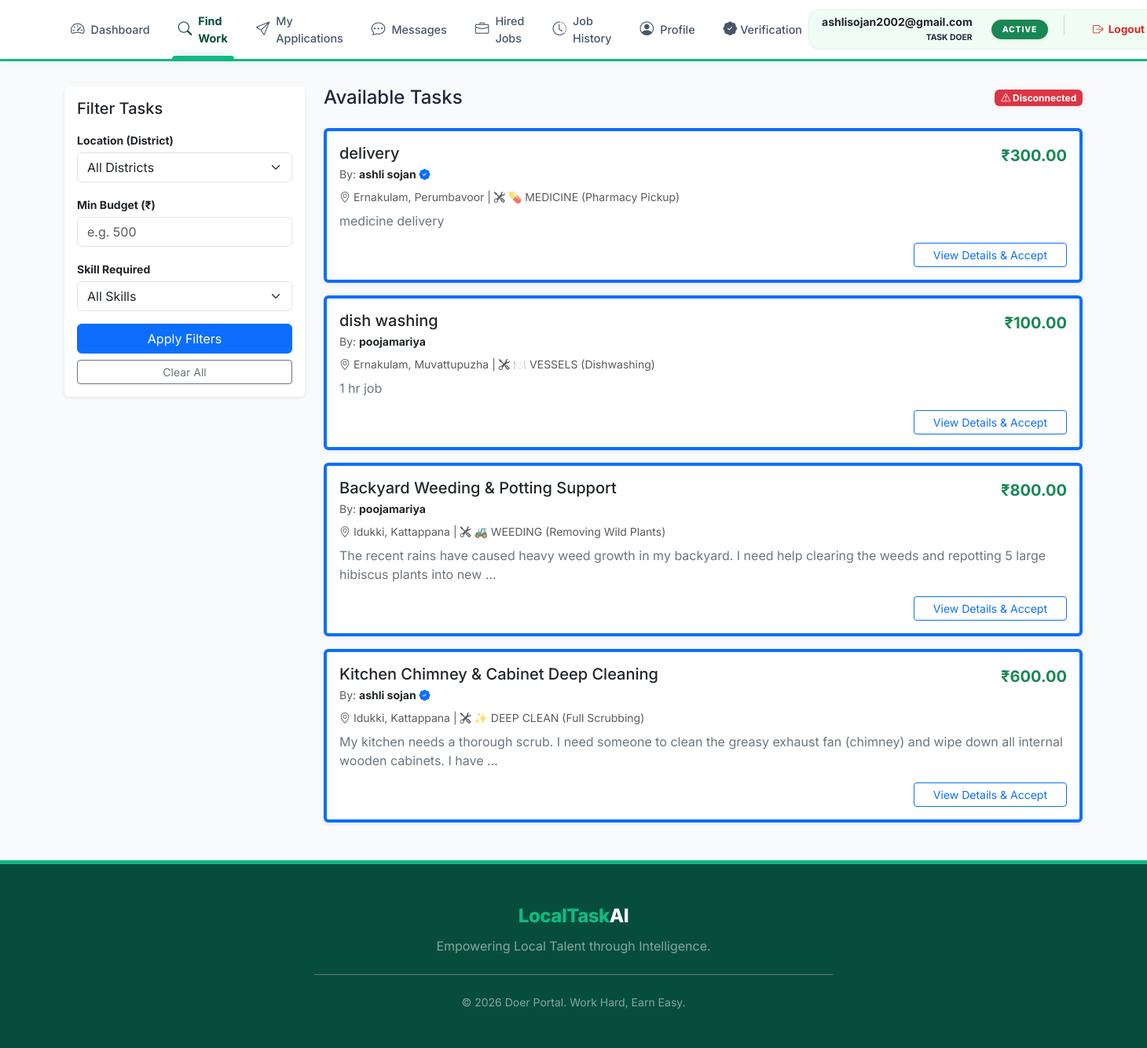
Page /task-feed/ (signed in) on the committed database.
### accounts/models.py (models this page shows, shortened)
class User(AbstractUser):
    name = models.CharField(max_length=100)
    email = models.EmailField(unique=True)
    phone = models.CharField(max_length=15)
    ROLE_CHOICES = (
        ('giver', 'Giver'),
        ('doer', 'Doer'),
        ('admin', 'Admin'),
    )
    role = models.CharField(max_length=10, choices=ROLE_CHOICES)
    adhar_photo = models.ImageField(upload_to='adhar_photos/', null=True, blank=True)
    photo = models.ImageField(upload_to='profile_photos/', null=True, blank=True)
    certificate_file = models.FileField(upload_to='certificates/', null=True, blank=True)
    verification_attempts = models.IntegerField(default=0)
    approval_status = models.CharField(max_length=20, default='pending')
    status = models.CharField(max_length=20, default='Active')
    verification_live_photo = models.ImageField(
    upload_to='verification/live_photos/',
    null=True,
    blank=True
)
    USERNAME_FIELD = 'email'
    REQUIRED_FIELDS = ['username', 'name']

### giver/models.py (models this page shows, shortened)
class Task(models.Model):
    STATUS_CHOICES = [
        ('Open', 'Open'),
        ('Accepted', 'Accepted'),
        ('Completed', 'Completed'),
        ('Cancelled', 'Cancelled'),
        ('Expired', 'Expired'),
    ]
    giver = models.ForeignKey(settings.AUTH_USER_MODEL, on_delete=models.CASCADE, related_name='tasks_posted')
    doer = models.ForeignKey(settings.AUTH_USER_MODEL, on_delete=models.SET_NULL, null=True, blank=True, related_name='tasks_accepted')
    category = models.ForeignKey(Category, on_delete=models.CASCADE)
    skill = models.ForeignKey(Skill, on_delete=models.CASCADE)
    district = models.ForeignKey(District, on_delete=models.SET_NULL, null=True)
    place = models.ForeignKey(Place, on_delete=models.SET_NULL, null=True)
    pincode = models.ForeignKey(Pincode, on_delete=models.SET_NULL, null=True)
    title = models.CharField(max_length=150)
    description = models.TextField()
    budget = models.DecimalField(max_digits=10, decimal_places=2)
    status = models.CharField(max_length=30, choices=STATUS_CHOICES, default='Open')
    created_at = models.DateTimeField(auto_now_add=True)
    expiry_at = models.DateTimeField(null=True, blank=True)
    deadline_datetime = models.DateTimeField()
    is_active = models.BooleanField(default=True)

### adminpanel/models.py (models this page shows, shortened)
class District(models.Model):
    district_name = models.CharField(max_length=100)
    status = models.CharField(max_length=20, default='Active')

class Place(models.Model):
    district = models.ForeignKey(District, on_delete=models.CASCADE, related_name='places')
    place_name = models.CharField(max_length=100)
    status = models.CharField(max_length=20, default='Active')

class Skill(models.Model):
    category = models.ForeignKey(Category, on_delete=models.CASCADE, related_name='skills')
    skill_name = models.CharField(max_length=100)
    status = models.CharField(max_length=20, default='Active')

### doer/views.py (the view)
# urls.py: path('task-feed/', views.doer_task_feed, name='doer_task_feed'),
@login_required
def doer_task_feed(request):
    tasks = Task.objects.filter(is_active=True, status='Open').order_by('-created_at')
    district_id = request.GET.get('district')
    skill_id = request.GET.get('skill')
    min_budget = request.GET.get('min_budget') # Added this
    if district_id:
        tasks = tasks.filter(district_id=district_id)
    if skill_id:
        tasks = tasks.filter(skill_id=skill_id)
    if min_budget:
        tasks = tasks.filter(budget__gte=min_budget) # Filter tasks with budget >= min_budget
    context = {
        'tasks': tasks,
        'districts': District.objects.all(),
        'skills': Skill.objects.all(),
    }
    return render(request, 'doer/task_feed.html', context)

### doer/templates/doer/task_feed.html (shortened to what this page needs)
{% extends 'doer/base_doer.html' %}
{% block content %}
<div class="row">
    <div class="col-md-3">
        <div class="card shadow-sm p-3 border-0">
            <h5 class="mb-3">Filter Tasks</h5>
            <form method="GET">
                <div class="mb-3">
                    <label class="small fw-bold">Location (District)</label>
                    <select name="district" class="form-select mt-1">
                        <option value="">All Districts</option>
                    </select>
                </div>
                <div class="mb-3">
                    <label class="small fw-bold">Min Budget (₹)</label>
                    <input type="number" name="min_budget" class="form-control mt-1"
                           placeholder="e.g. 500" value="{{ request.GET.min_budget }}">
                </div>
                <div class="mb-3">
                    <label class="small fw-bold">Skill Required</label>
                    <select name="skill" class="form-select mt-1">
                        <option value="">All Skills</option>
                    </select>
                </div>
                <button type="submit" class="btn btn-primary w-100 mb-2">Apply Filters</button>
                <a href="{% url 'doer_task_feed' %}" class="btn btn-outline-secondary btn-sm w-100">Clear All</a>
            </form>
        </div>
    </div>
    <div class="col-md-9">
        <div class="d-flex justify-content-between align-items-center mb-4">
            <h4 class="mb-0">Available Tasks</h4>
            <span class="badge bg-success shadow-sm" id="ws-status">
            </span>
        </div>
        <div id="task-container">
            {% for task in tasks %}
            <div class="card mb-3 shadow-sm border-start border-primary border-4 task-card" id="task-{{ task.id }}">
                <div class="card-body">
                    <div class="d-flex justify-content-between align-items-start">
                        <div>
                            <h5 class="card-title mb-1">{{ task.title }}</h5>
                            <p class="small mb-2">
                                <span class="text-muted">By:</span>
                                <span class="fw-bold">{{ task.giver.name }}</span>
                                {% if task.giver.approval_status == 'Accepted' %}
                                <i class="bi bi-patch-check-fill text-primary" title="Verified Giver"></i>
                                {% endif %}
                            </p>
                        </div>
                        <span class="fw-bold text-success fs-5">₹{{ task.budget }}</span>
                    </div>
                    <p class="text-muted small mb-2">
                        <i class="bi bi-geo-alt"></i> {{ task.district.district_name }}, {{ task.place.place_name }} |
                        <i class="bi bi-tools"></i> {{ task.skill.skill_name }}
                    </p>
                    <p class="card-text text-secondary">{{ task.description|truncatewords:25 }}</p>
                    <div class="d-flex justify-content-end">
                        <a href="{% url 'task_detail' task.id %}" class="btn btn-sm btn-outline-primary px-4">View Details & Accept</a>
                    </div>
                </div>
            </div>
            {% empty %}
            <div class="text-center py-5">
                <i class="bi bi-search text-muted" style="font-size: 3rem;"></i>
                <p class="mt-3 text-muted">No tasks found matching your criteria.</p>
            </div>
            {% endfor %}
        </div>
    </div>
</div>
{% endblock %}

### doer/templates/doer/base_doer.html (shortened to what this page needs)
<!DOCTYPE html>
<html lang="en">
<head>
    <link href="https://cdn.jsdelivr.net/npm/bootstrap@5.3.0/dist/css/bootstrap.min.css" rel="stylesheet">
    <link rel="stylesheet" href="https://cdn.jsdelivr.net/npm/bootstrap-icons@1.11.0/font/bootstrap-icons.css">
</head>
<body>
    <nav class="doer-nav sticky-top">
        <div class="container nav-container">
            <ul class="nav-links">
                <li>
                    <a href="{% url 'doer_home' %}" class="{% if request.resolver_match.url_name == 'doer_home' %}active-link{% endif %}">
                        <i class="bi bi-speedometer2 me-2"></i>Dashboard
                    </a>
                </li>
                <li>
                    <a href="{% url 'doer_task_feed' %}" class="{% if request.resolver_match.url_name == 'doer_task_feed' %}active-link{% endif %}">
                        <i class="bi bi-search me-2"></i>Find Work
                    </a>
                </li>
                <li>
                    <a href="{% url 'my_requests' %}" class="{% if request.resolver_match.url_name == 'my_requests' %}active-link{% endif %}">
                        <i class="bi bi-send me-2"></i>My Applications
                    </a>
                </li>
                <li>
                    <a href="{% url 'doer_chat_inbox' %}" class="{% if 'messages' in request.path %}active-link{% endif %}">
                        <i class="bi bi-chat-dots me-2"></i>Messages
                    </a>
                </li>
                <li>
                    <a href="{% url 'doer_hired_jobs' %}" class="{% if request.resolver_match.url_name == 'doer_hired_jobs' %}active{% endif %}">
                        <i class="bi bi-briefcase me-2"></i>Hired Jobs
                    </a>
                </li>
                <li>
                    <a href="{% url 'doer_completed_history' %}" class="{% if request.resolver_match.url_name == 'doer_completed_history' %}active{% endif %}">
                        <i class="bi bi-clock-history me-2"></i>Job History
                    </a>
                </li>
                <li>
                    <a href="{% url 'doer_profile_view' %}" class="{% if request.resolver_match.url_name == 'doer_profile_view' %}active-link{% endif %}">
                        <i class="bi bi-person-circle me-2"></i>Profile
                    </a>
                </li>
                <li>
                    <a href="{% url 'verification_badge' %}" class="{% if request.resolver_match.url_name == 'verification_badge' %}active-link{% endif %}">
                        <i class="bi bi-patch-check-fill me-1"></i>Verification
                    </a>
                </li>
            </ul>
            <div class="doer-status-box">
                <div class="d-none d-lg-block text-end me-2" style="line-height: 1.2;">
                    <div class="fw-bold text-dark small">{{ user.username }}</div>
                    <span class="text-emerald-hover" style="font-size: 0.65rem; font-weight: 700; text-transform: uppercase;">Task Doer</span>
                </div>
                <span class="status-pill {% if user.status == 'Active' %}bg-success text-white{% else %}bg-secondary text-white{% endif %}">
                    {{ user.status }}
                </span>
                <a href="{% url 'logout_user' %}" class="btn-logout">
                    <i class="bi bi-box-arrow-right"></i> Logout
                </a>
            </div>
        </div>
    </nav>
    <main class="main-wrapper">
        <div class="container">
            {% block content %}{% endblock %}
        </div>
    </main>
    <footer>
        <div class="container text-center">
            <a href="#" class="footer-brand">LocalTask<span>AI</span></a>
            <p class="text-white-50 mt-2 mb-4">Empowering Local Talent through Intelligence.</p>
            <div class="row justify-content-center">
                <div class="col-md-6 border-top border-secondary pt-4">
                    <p class="small text-white-50 mb-0">&copy; 2026 Doer Portal. Work Hard, Earn Easy.</p>
                </div>
            </div>
        </div>
    </footer>
</body>
</html>

### doer/templates/doer/base_doer.html (style rules this page uses)
:root { --forest-base: #064e3b; --emerald-accent: #10b981; --emerald-hover: #059669; --soft-emerald: #f0fdf4; --slate-border: #e2e8f0; --glass-bg: rgba(255, 255, 255, 0.95); }
body { background-color: #f8fafc; min-height: 100vh; display: flex; flex-direction: column; font-family: 'Inter', sans-serif; color: #1e293b; }
.doer-nav { background: var(--glass-bg); backdrop-filter: blur(10px); border-bottom: 3px solid var(--emerald-accent); padding: 0; box-shadow: 0 4px 15px rgba(0, 0, 0, 0.03); z-index: 1000; }
.nav-container { display: flex; justify-content: space-between; align-items: center; height: 75px; }
.nav-links { display: flex; gap: 1.25rem; list-style: none; margin: 0; padding: 0; height: 100%; }
.nav-links li { height: 100%; }
.nav-links a { text-decoration: none; color: #475569; font-weight: 500; font-size: 0.9rem; display: flex; align-items: center; height: 100%; position: relative; transition: all 0.25s ease; padding: 0 8px; }
.nav-links a i { font-size: 1.1rem; }
.nav-links a.active-link, .nav-links a.active { color: var(--forest-base); font-weight: 700; }
.nav-links a.active-link::after, .nav-links a.active::after { content: ""; position: absolute; bottom: 0; left: 0; width: 100%; height: 4px; background: var(--emerald-accent); border-radius: 10px 10px 0 0; box-shadow: 0 -2px 10px rgba(16, 185, 129, 0.3); }
.doer-status-box { display: flex; align-items: center; gap: 1rem; background: var(--soft-emerald); padding: 6px 16px; border-radius: 14px; border: 1px solid rgba(16, 185, 129, 0.1); }
.status-pill { font-size: 0.65rem; font-weight: 800; padding: 5px 14px; border-radius: 50px; text-transform: uppercase; letter-spacing: 0.8px; box-shadow: 0 2px 5px rgba(0,0,0,0.05); }
.btn-logout { color: #dc2626; text-decoration: none; font-size: 0.85rem; font-weight: 700; padding: 8px 16px; border-radius: 10px; transition: all 0.2s; display: flex; align-items: center; gap: 6px; }
.main-wrapper { flex: 1; padding: 2rem 0; }
footer { background: var(--forest-base); color: #ffffff; padding: 3rem 0; margin-top: auto; border-top: 5px solid var(--emerald-accent); }
.footer-brand { font-size: 1.5rem; color: var(--emerald-accent); font-weight: 800; text-decoration: none; letter-spacing: -0.5px; }
.footer-brand span { color: #fff; }
.main-wrapper { animation: fadeIn 0.4s ease-out; }

### rows in the picture
User: username "ashlisojan2002@gmail.com", status "ACTIVE"
Task: title "delivery", giver.name "ashli sojan", budget "300.00", district.district_name "Ernakulam", place.place_name "Perumbavoor", skill.skill_name "💊 MEDICINE (Pharmacy Pickup)", description "medicine delivery"
Task: title "dish washing", giver.name "poojamariya", budget "100.00", district.district_name "Ernakulam", place.place_name "Muvattupuzha", skill.skill_name "🍽️ VESSELS (Dishwashing)", description "1 hr job"
Task: title "Backyard Weeding & Potting Support", giver.name "poojamariya", budget "800.00", district.district_name "Idukki", place.place_name "Kattappana", skill.skill_name "🚜 WEEDING (Removing Wild Plants)", description "The recent rains have caused heavy weed growth in my backyard. I need help clearing the weeds and repotting 5 large hibiscus plants into new …"
Task: title "Kitchen Chimney & Cabinet Deep Cleaning", giver.name "ashli sojan", budget "600.00", district.district_name "Idukki", place.place_name "Kattappana", skill.skill_name "✨ DEEP CLEAN (Full Scrubbing)", description "My kitchen needs a thorough scrub. I need someone to clean the greasy exhaust fan (chimney) and wipe down all internal wooden cabinets. I have …"
